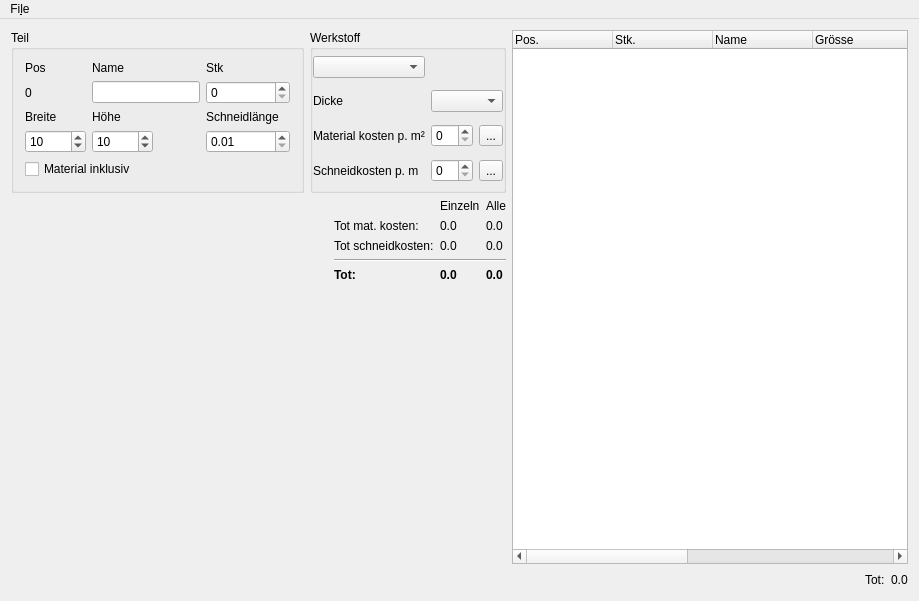
<?xml version="1.0" encoding="UTF-8"?>
<ui version="4.0">
 <class>MainWindow</class>
 <widget class="QMainWindow" name="MainWindow">
  <property name="geometry">
   <rect>
    <x>0</x>
    <y>0</y>
    <width>919</width>
    <height>601</height>
   </rect>
  </property>
  <property name="windowTitle">
   <string>Drawings Mirror</string>
  </property>
  <widget class="QWidget" name="centralWidget">
   <layout class="QGridLayout" name="gridLayout" columnstretch="0,0,0,0,0,0,0,0,0,2">
    <item row="1" column="1">
     <layout class="QGridLayout" name="gridLayout_2">
      <item row="1" column="0">
       <widget class="QLabel" name="label_10">
        <property name="text">
         <string>Tot mat. kosten:</string>
        </property>
       </widget>
      </item>
      <item row="1" column="2">
       <widget class="QLabel" name="m_QLabel_MaterialKosten">
        <property name="text">
         <string>0.0</string>
        </property>
       </widget>
      </item>
      <item row="2" column="2">
       <widget class="QLabel" name="m_QLabel_SchneidKosten">
        <property name="text">
         <string>0.0</string>
        </property>
       </widget>
      </item>
      <item row="4" column="2">
       <widget class="QLabel" name="m_QLabel_Total">
        <property name="font">
         <font>
          <weight>75</weight>
          <bold>true</bold>
         </font>
        </property>
        <property name="text">
         <string>0.0</string>
        </property>
       </widget>
      </item>
      <item row="4" column="0">
       <widget class="QLabel" name="label_9">
        <property name="font">
         <font>
          <weight>75</weight>
          <bold>true</bold>
         </font>
        </property>
        <property name="text">
         <string>Tot:</string>
        </property>
       </widget>
      </item>
      <item row="3" column="0" colspan="3">
       <widget class="Line" name="line">
        <property name="orientation">
         <enum>Qt::Horizontal</enum>
        </property>
       </widget>
      </item>
      <item row="2" column="0">
       <widget class="QLabel" name="label_8">
        <property name="text">
         <string>Tot schneidkosten:</string>
        </property>
       </widget>
      </item>
      <item row="2" column="1">
       <widget class="QLabel" name="m_QLabel_SchneidKostenEinzeln">
        <property name="text">
         <string>0.0</string>
        </property>
       </widget>
      </item>
      <item row="4" column="1">
       <widget class="QLabel" name="m_QLabel_TotalEinzeln">
        <property name="font">
         <font>
          <weight>75</weight>
          <bold>true</bold>
         </font>
        </property>
        <property name="text">
         <string>0.0</string>
        </property>
       </widget>
      </item>
      <item row="1" column="1">
       <widget class="QLabel" name="m_QLabel_MaterialKostenEinzeln">
        <property name="text">
         <string>0.0</string>
        </property>
       </widget>
      </item>
      <item row="0" column="1">
       <widget class="QLabel" name="label_16">
        <property name="text">
         <string>Einzeln</string>
        </property>
       </widget>
      </item>
      <item row="0" column="2">
       <widget class="QLabel" name="label_17">
        <property name="text">
         <string>Alle</string>
        </property>
       </widget>
      </item>
     </layout>
    </item>
    <item row="2" column="1">
     <spacer name="verticalSpacer">
      <property name="orientation">
       <enum>Qt::Vertical</enum>
      </property>
      <property name="sizeHint" stdset="0">
       <size>
        <width>20</width>
        <height>40</height>
       </size>
      </property>
     </spacer>
    </item>
    <item row="0" column="9" rowspan="3">
     <layout class="QGridLayout" name="gridLayout_3">
      <item row="1" column="2">
       <widget class="QLabel" name="label_12">
        <property name="text">
         <string>0.0</string>
        </property>
       </widget>
      </item>
      <item row="1" column="1">
       <widget class="QLabel" name="label_11">
        <property name="text">
         <string>Tot:</string>
        </property>
       </widget>
      </item>
      <item row="1" column="0">
       <spacer name="horizontalSpacer_2">
        <property name="orientation">
         <enum>Qt::Horizontal</enum>
        </property>
        <property name="sizeHint" stdset="0">
         <size>
          <width>40</width>
          <height>20</height>
         </size>
        </property>
       </spacer>
      </item>
      <item row="0" column="0" colspan="3">
       <widget class="QTreeWidget" name="m_QTreeWidget">
        <column>
         <property name="text">
          <string>Pos.</string>
         </property>
        </column>
        <column>
         <property name="text">
          <string>Stk.</string>
         </property>
        </column>
        <column>
         <property name="text">
          <string>Name</string>
         </property>
        </column>
        <column>
         <property name="text">
          <string>Grösse</string>
         </property>
        </column>
        <column>
         <property name="text">
          <string>Dicke</string>
         </property>
        </column>
        <column>
         <property name="text">
          <string>Schneidlänge</string>
         </property>
        </column>
        <column>
         <property name="text">
          <string>Werkstoff</string>
         </property>
        </column>
        <column>
         <property name="text">
          <string>Preis</string>
         </property>
        </column>
        <column>
         <property name="text">
          <string>Preis Tot</string>
         </property>
        </column>
       </widget>
      </item>
     </layout>
    </item>
    <item row="1" column="0">
     <spacer name="horizontalSpacer">
      <property name="orientation">
       <enum>Qt::Horizontal</enum>
      </property>
      <property name="sizeHint" stdset="0">
       <size>
        <width>40</width>
        <height>20</height>
       </size>
      </property>
     </spacer>
    </item>
    <item row="0" column="0" colspan="2">
     <layout class="QGridLayout" name="gridLayout_4">
      <item row="0" column="4">
       <widget class="QGroupBox" name="groupBox">
        <property name="title">
         <string>Werkstoff</string>
        </property>
        <layout class="QGridLayout" name="gridLayout_5">
         <property name="leftMargin">
          <number>0</number>
         </property>
         <property name="topMargin">
          <number>0</number>
         </property>
         <property name="rightMargin">
          <number>0</number>
         </property>
         <property name="bottomMargin">
          <number>0</number>
         </property>
         <item row="0" column="0">
          <widget class="QComboBox" name="m_QComboBox_Material"/>
         </item>
         <item row="2" column="0">
          <widget class="QLabel" name="label_13">
           <property name="text">
            <string>Material kosten p. m²</string>
           </property>
          </widget>
         </item>
         <item row="1" column="1">
          <widget class="QComboBox" name="m_QComboBox_Thickness"/>
         </item>
         <item row="3" column="0">
          <widget class="QLabel" name="label_15">
           <property name="text">
            <string>Schneidkosten p. m</string>
           </property>
          </widget>
         </item>
         <item row="1" column="0">
          <widget class="QLabel" name="label_4">
           <property name="text">
            <string>Dicke</string>
           </property>
          </widget>
         </item>
         <item row="3" column="1">
          <layout class="QHBoxLayout" name="horizontalLayout">
           <item>
            <widget class="QSpinBox" name="m_QSpinBox_SchneidkostenProMeter"/>
           </item>
           <item>
            <widget class="QToolButton" name="toolButton">
             <property name="text">
              <string>...</string>
             </property>
            </widget>
           </item>
          </layout>
         </item>
         <item row="2" column="1">
          <layout class="QHBoxLayout" name="horizontalLayout_2">
           <item>
            <widget class="QSpinBox" name="m_QSpinBox_MaterialKostenProQuadratMeter"/>
           </item>
           <item>
            <widget class="QToolButton" name="toolButton_2">
             <property name="text">
              <string>...</string>
             </property>
            </widget>
           </item>
          </layout>
         </item>
        </layout>
       </widget>
      </item>
      <item row="0" column="0">
       <widget class="QGroupBox" name="groupBox_2">
        <property name="title">
         <string>Teil</string>
        </property>
        <layout class="QGridLayout" name="gridLayout_6">
         <item row="0" column="1">
          <widget class="QLabel" name="label">
           <property name="text">
            <string>Name</string>
           </property>
          </widget>
         </item>
         <item row="0" column="0">
          <widget class="QLabel" name="label_6">
           <property name="text">
            <string>Pos</string>
           </property>
          </widget>
         </item>
         <item row="0" column="2">
          <widget class="QLabel" name="label_7">
           <property name="text">
            <string>Stk</string>
           </property>
          </widget>
         </item>
         <item row="2" column="0">
          <widget class="QLabel" name="label_2">
           <property name="text">
            <string>Breite</string>
           </property>
          </widget>
         </item>
         <item row="1" column="1">
          <widget class="QLineEdit" name="lineEdit"/>
         </item>
         <item row="1" column="0">
          <widget class="QLabel" name="label_14">
           <property name="text">
            <string>0</string>
           </property>
          </widget>
         </item>
         <item row="1" column="2">
          <widget class="QSpinBox" name="m_QSpinBox_Pieces"/>
         </item>
         <item row="3" column="0" alignment="Qt::AlignLeft">
          <widget class="QDoubleSpinBox" name="m_QDoubleSpinBox_Width">
           <property name="decimals">
            <number>0</number>
           </property>
           <property name="minimum">
            <double>1.000000000000000</double>
           </property>
           <property name="maximum">
            <double>10000.000000000000000</double>
           </property>
           <property name="value">
            <double>10.000000000000000</double>
           </property>
          </widget>
         </item>
         <item row="2" column="1">
          <widget class="QLabel" name="label_3">
           <property name="text">
            <string>Höhe</string>
           </property>
          </widget>
         </item>
         <item row="3" column="1" alignment="Qt::AlignLeft">
          <widget class="QDoubleSpinBox" name="m_QDoubleSpinBox_Height">
           <property name="decimals">
            <number>0</number>
           </property>
           <property name="minimum">
            <double>1.000000000000000</double>
           </property>
           <property name="maximum">
            <double>10000.000000000000000</double>
           </property>
           <property name="value">
            <double>10.000000000000000</double>
           </property>
          </widget>
         </item>
         <item row="2" column="2">
          <widget class="QLabel" name="label_5">
           <property name="text">
            <string>Schneidlänge</string>
           </property>
          </widget>
         </item>
         <item row="3" column="2">
          <widget class="QDoubleSpinBox" name="m_QDoubleSpinBox_CutLength">
           <property name="minimum">
            <double>0.010000000000000</double>
           </property>
           <property name="maximum">
            <double>900000.000000000000000</double>
           </property>
          </widget>
         </item>
         <item row="4" column="0" colspan="2">
          <widget class="QCheckBox" name="m_QCheckBox_MaterialIncluded">
           <property name="text">
            <string>Material inklusiv</string>
           </property>
          </widget>
         </item>
        </layout>
       </widget>
      </item>
     </layout>
    </item>
   </layout>
  </widget>
  <widget class="QMenuBar" name="menuBar">
   <property name="geometry">
    <rect>
     <x>0</x>
     <y>0</y>
     <width>919</width>
     <height>19</height>
    </rect>
   </property>
   <widget class="QMenu" name="menuFile">
    <property name="title">
     <string>Fi&amp;le</string>
    </property>
    <addaction name="m_QAction_File_Settings"/>
    <addaction name="separator"/>
    <addaction name="m_QAction_File_Exit"/>
   </widget>
   <addaction name="menuFile"/>
  </widget>
  <action name="m_QAction_File_Exit">
   <property name="text">
    <string>&amp;Exit</string>
   </property>
  </action>
  <action name="m_QAction_File_Settings">
   <property name="text">
    <string>&amp;Settings</string>
   </property>
  </action>
 </widget>
 <layoutdefault spacing="6" margin="11"/>
 <resources/>
 <connections/>
</ui>
